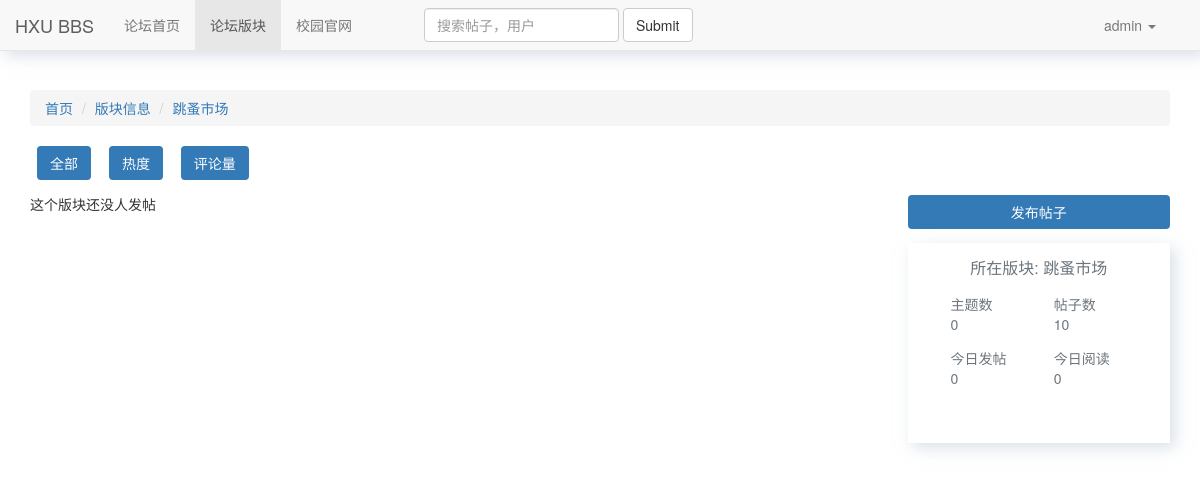
Before: /categorydetail/?name=跳蚤市场 (signed in) with the older database file.
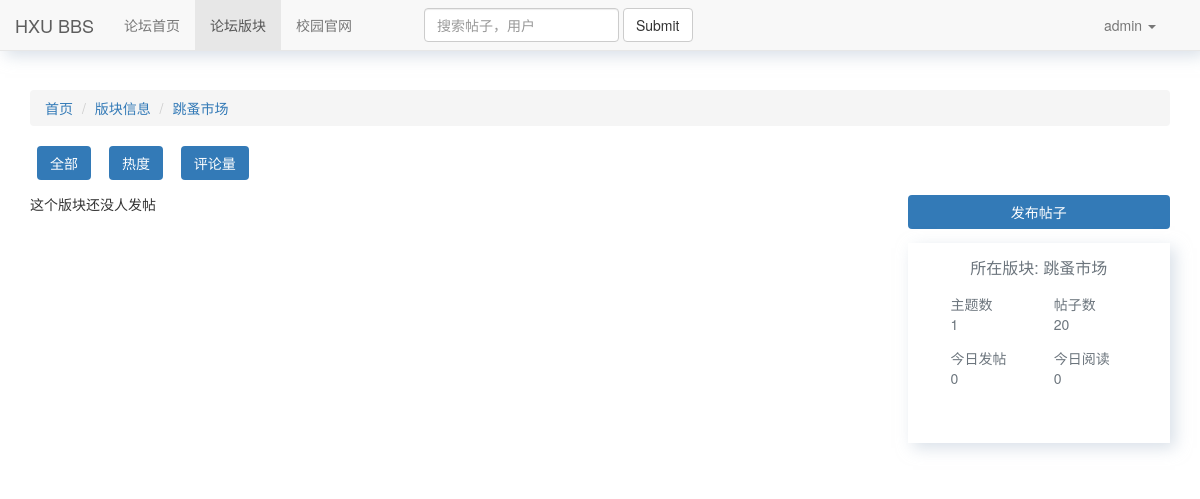
After: the same page with the newer database file.
### bbs/models.py (models this page shows, shortened)
class Category(models.Model):
    name = models.CharField(max_length=128, verbose_name='版块名')
    image = models.ImageField(upload_to='categoryimg', default='categoryimg/beidouqixing.png')
    brief = models.CharField(max_length=128, default='欢迎查看本版块帖子',  verbose_name='版块简介')
    post_num = models.IntegerField(default=0, verbose_name='帖子数')

### bbs/views.py (the view)
# urls.py: path('categorydetail/', caregorydetail),
def caregorydetail(request):
    category_name = request.GET.get('name')
    category_detail = Category.objects.get(name=category_name)
    post_list = Post.objects.filter(category_id=category_detail.pk)
    return render(request, 'bbs/caregorydetail.html', locals())

### bbs/templates/bbs/caregorydetail.html (shortened to what this page needs)
{% extends 'base.html' %}
{% block category %}
active
{% endblock %}
{% block content %}
    <div class="container">
        <div class="ljdh">
            <ol class="breadcrumb">
                <li><a href="#">首页</a></li>
                <li><a href="#">版块信息</a></li>
                <li><a href="#">{{ category_name }}</a></li>
            </ol>
        </div>
        <div class="row">
            <div class="col-sm-9">
                <div class="anniu">
                    <button class="btn bg-primary">全部</button>
                    <button class="btn bg-primary">热度</button>
                    <button class="btn bg-primary">评论量</button>
                </div>
                 {% for post in post_list %}
                    <div class="card">
                        <div class="card-body">
                            <img src="/static/imgs/avatar.png" alt="" class="img-circle">
                            <h5><a href="{% url 'postdetail' post.id %}" class="text-decoration-none">{{ post.title }}</a></h5>
                            <div class="detail">
                                <span class="glyphicon glyphicon-user" style="color: #7f7f7f"></span>
                                <span>
                                    {% if post.author.name %}
                                        {{ post.author }}
                                    {% else %}
                                        {{ post.author.user.username }}
                                    {% endif %}
                                </span>
                                <span style="margin-left: 1em">发表于 {{ post.created_time|date:"Y-m-d H:i" }}</span>
                            </div>
                        </div>
                    </div>
                {% empty %}
                    这个版块还没人发帖
                {% endfor %}
            </div>
            <div class="col-md-3">
                <a  href="{% url 'publish' %}" class="btn bg-primary btn-block" style="margin-top: 3.5em">发布帖子</a>
                <div class="card cate-card">
                    <div class="card-cont">
                        <div class="card-title">所在版块: {{ category_name }}</div>
                        <div class="row" style="margin: 1em;">
                            <div class="col-md-6" style="margin-bottom: 1em">
                                <div>主题数</div>
                                <div>{{ category_detail.theme_set.count }}</div>
                            </div>
                            <div class="col-md-6" style="margin-bottom: 1em">
                                <div>帖子数</div>
                                <div>{{ category_detail.post_num }}</div>
                            </div>
                            <div class="col-md-6">
                                <div>今日发帖</div>
                                <div>0</div>
                            </div>
                            <div class="col-md-6">
                                <div>今日阅读</div>
                                <div>0</div>
                            </div>
                        </div>
                    </div>
                </div>
            </div>
        </div>
    </div>
{% endblock %}

### templates/base.html (shortened to what this page needs)
<!DOCTYPE html>
<html lang="zh-CN">
  <head>
    <link rel="stylesheet" href="/static/bootstrap-3.3.7/css/bootstrap.min.css">
      <link rel="stylesheet" href="/static/index.css">
  </head>
  <body>
  <nav class="navbar navbar-default navbar-fixed-top" style="box-shadow: 5px 5px 15px rgba(187, 199, 214, 0.56)">
      <div class="container-fluid">
          <div class="navbar-header">
              <a class="navbar-brand" href="{% url 'index' %}">HXU BBS</a>
          </div>
          <div class="collapse navbar-collapse" id="bs-example-navbar-collapse-1">
              <ul class="nav navbar-nav">
                  <li class="{% block index %}{% endblock %}"><a href="{% url 'index' %}">论坛首页<span class="sr-only">(current)</span></a></li>
                  <li class="{% block category %}{% endblock %}"><a href="{% url 'category' %}">论坛版块</a></li>
                  <li><a href="#">校园官网</a></li>
              </ul>
              <form class="navbar-form navbar-left" style="margin-left: 3em">
                  <div class="form-group">
                      <input type="text" class="form-control" placeholder="搜索帖子，用户">
                  </div>
                  <button type="submit" class="btn btn-default">Submit</button>
              </form>
              {% if request.user.is_authenticated %}
                  <ul class="nav navbar-nav navbar-right" style="margin-right: 1em">
                      <li class="dropdown">
                          <a href="#" class="dropdown-toggle" data-toggle="dropdown" role="button" aria-haspopup="true"
                             aria-expanded="false">
                              {{ request.user }}
                              <span class="caret"></span></a>
                      </li>
                  </ul>
              {% else %}
                  <ul class="nav navbar-nav navbar-right" style="margin-right: 1em">
                      <li><a href="{% url 'login' %}?from={{ request.get_full_path }}">登录</a></li>
                      <li><a href="#">注册</a></li>
                  </ul>
              {% endif %}
          </div>
      </div>
  </nav>
  {% block content %}
  {% endblock %}
  </body>
</html>

Changed rows visible on the page:
changed Category "跳蚤市场": theme_set.count "0" → "1"; post_num "10" → "20"
